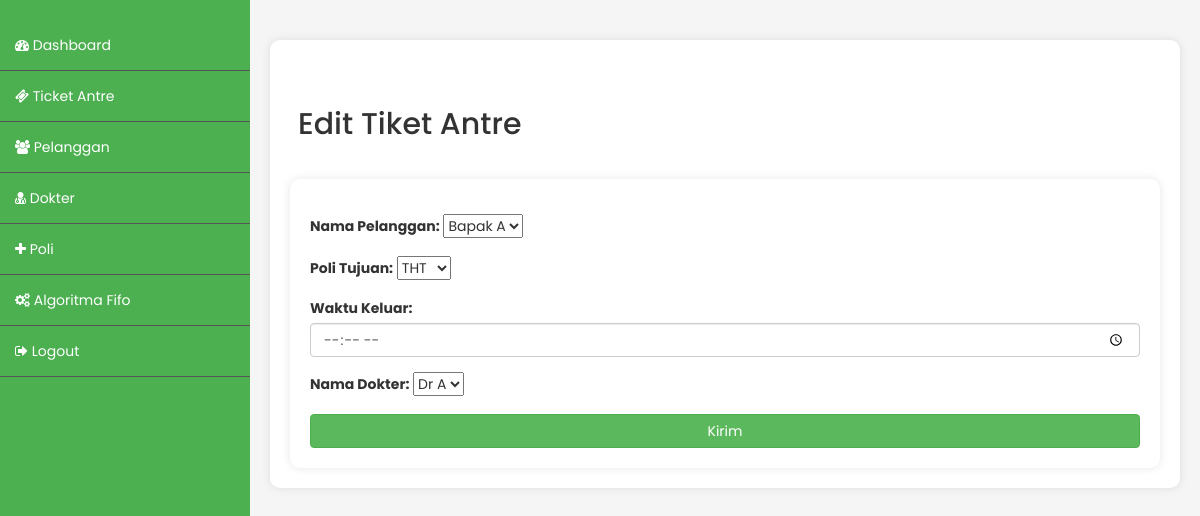
The page /index.php/admin/ticket_edit/1 on the database as committed earlier.
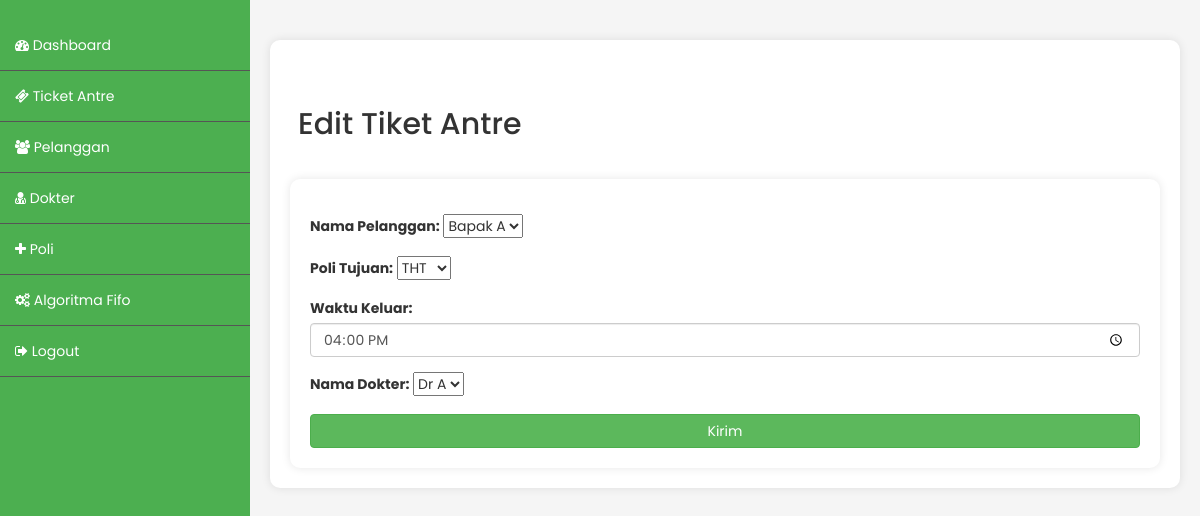
The same page on the database as committed later.
### tables this page shows
CREATE TABLE `ticket` (
  `id_ticket` int(255) NOT NULL,
  `id_pelanggan` int(255) NOT NULL,
  `stamp_waktu` timestamp NOT NULL DEFAULT current_timestamp(),
  `waktu_keluar` time DEFAULT NULL,
  `id_poli` int(255) NOT NULL,
  `id_dokter` int(255) NOT NULL
);

### application/controllers/Admin.php (called while the page is built, shortened)
<?php
class Admin extends CI_Controller {
	public function __construct()
	{
		$this->load->model('akun_model');
		$this->load->model('crud_model');
	}
	public function ticket_edit($id)
	{
		$data['array_ticket'] = $this->crud_model->mengambil_data_join_id('ticket',['poli','dokter','pelanggan'],'id_ticket',$id);
		$data['array_poli'] = $this->crud_model->mengambil_data('poli');
		$data['array_dokter'] = $this->crud_model->mengambil_data('dokter');
		$data['array_pelanggan'] = $this->crud_model->mengambil_data('pelanggan');
		$data['obj_ticket'] = $data['array_ticket'][0];
		$this->load->view('admin_ticket_edit',$data);
	}
}

### index.php (called while the page is built, shortened)
<?php
require_once BASEPATH.'core/CodeIgniter.php';

### application/models/Crud_model.php (called while the page is built, shortened)
<?php
class Crud_model extends CI_Model{
	public function mengambil_data($nama_tabel)
	{
		$this->db->select('*');
		$this->db->from($nama_tabel);
		$query = $this->db->get();
		return $query->result();
	}
	public function mengambil_data_join_id($nama_tabel,$array_tabel, $nama_colum, $id)
	{
		$this->db->select('*');
		$this->db->from($nama_tabel);
		foreach($array_tabel as $tabel){
			$this->db->join($tabel, $nama_tabel.'.id_'.$tabel.' = '.$tabel.'.id_'.$tabel.'');
		}
		$this->db->where($nama_colum, $id);
		$query = $this->db->get();
		return $query->result();
	}
}

### application/views/admin_ticket_edit.php (the view, shortened to what this page needs)
<!DOCTYPE html>
<html lang="en">
<head>
<link rel="stylesheet" type="text/css" href="https://cdn.datatables.net/1.10.25/css/jquery.dataTables.css">
<link href="//maxcdn.bootstrapcdn.com/bootstrap/3.3.0/css/bootstrap.min.css" rel="stylesheet" id="bootstrap-css">
<link href="https://maxcdn.bootstrapcdn.com/font-awesome/4.7.0/css/font-awesome.min.css" rel="stylesheet">
<link rel="stylesheet" href="<?=base_url()?>/css/style.css">
</head>
<body>
<div class="content">
	<div class="status-info">
<table>
    <tr>
      <td class="title"><h2>Edit Tiket Antre</h2></td>
    </tr>
  </table>
      <form action="<?=site_url('/admin/ticket_edit_go')?>" method="post">
        <div class="form-group">
          <label for="nama">Nama Pelanggan:</label>
          <select name="id_pelanggan" class="form-select form-select-lg mb-3" aria-label=".form-select-lg example">
            <?php foreach($array_pelanggan as $pelanggan): ?>
            <option <?=$pelanggan->id_pelanggan == $obj_ticket->id_pelanggan ? 'selected' : '';?> value="<?=$pelanggan->id_pelanggan?>"><?=$pelanggan->nama_pelanggan?></option>
            <?php endforeach; ?>
          </select>
        </div>
        <div class="form-group">
          <label for="nama">Poli Tujuan:</label>
          <select name="id_poli" class="form-select form-select-lg mb-3" aria-label=".form-select-lg example">
            <?php foreach($array_poli as $poli): ?>
            <option <?=$poli->nama_poli == $obj_ticket->nama_poli ? 'selected' : '';?> value="<?=$poli->id_poli?>"><?=$poli->nama_poli?></option>
            <?php endforeach; ?>
          </select>
        </div>
        <div class="form-group">
          <label for="nama">Waktu Keluar:</label>
          <input name="waktu_keluar" type="time" class="form-control" id="nama" value="<?=$obj_ticket->waktu_keluar?>">
        </div>
        <div class="form-group">
          <label for="nama">Nama Dokter:</label>
          <select name="id_dokter" class="form-select form-select-lg mb-3" aria-label=".form-select-lg example">
            <?php foreach($array_dokter as $dokter): ?>
            <option <?=$dokter->id_dokter == $obj_ticket->id_dokter ? 'selected' : '';?> value="<?=$dokter->id_dokter?>"><?=$dokter->nama_dokter?></option>
            <?php endforeach; ?>
          </select>
        </div>
        <button type="submit" class="btn btn-success btn-block">Kirim</button>
      </form>
	</div>
</div>
</body>
</html>

Rows that differ between the two databases and show on the page:
now on this page (row edited): ticket: waktu_keluar "16:00:00"
